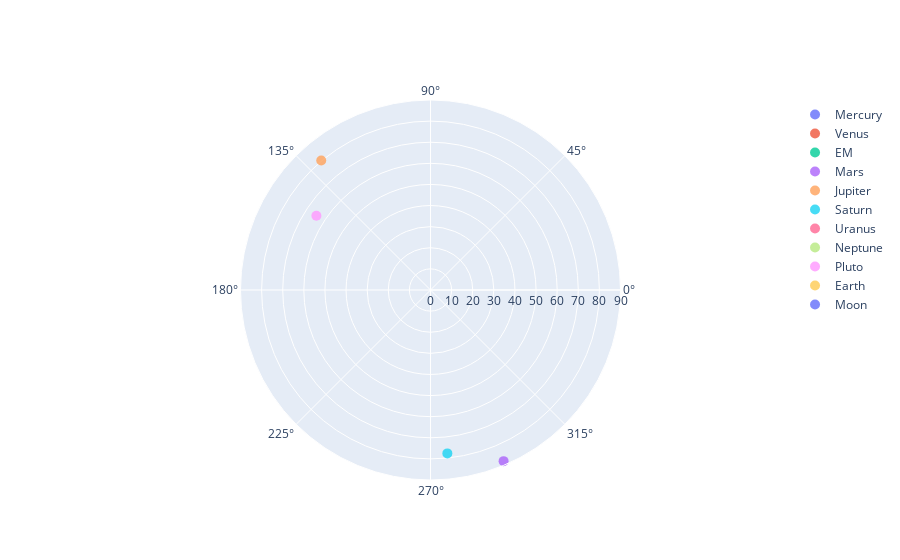

The notebook cell saved with this chart:
### Markdown cell above
Same time but a few different Places

### Code cell
# New York (EDT = UTC-4) , random date
ol.show_sky_view(system, 40.71273, -74.00602, '2008-06-01 4:13')

### Figure 1 — Plotly figure (JSON) as saved in the notebook; plotly's stock layout.template omitted (floating-point values rounded to 4 significant figures)
{"data": [{"customdata": ["2008-06-01T04:13:00"], "hovertemplate": "%{customdata}<br>z :%{r}<br>A:%{theta}", "marker": {"opacity": 0.8, "size": 10}, "mode": "markers", "name": "Mercury", "r": [114.4], "theta": [-20.93], "type": "scatterpolar"}, {"customdata": ["2008-06-01T04:13:00"], "hovertemplate": "%{customdata}<br>z :%{r}<br>A:%{theta}", "marker": {"opacity": 0.8, "size": 10}, "mode": "markers", "name": "Venus", "r": [117.1], "theta": [-8.996], "type": "scatterpolar"}, {"customdata": ["2008-06-01T04:13:00"], "hovertemplate": "%{customdata}<br>z :%{r}<br>A:%{theta}", "marker": {"opacity": 0.8, "size": 10}, "mode": "markers", "name": "EM", "r": [125.8], "theta": [32.64], "type": "scatterpolar"}, {"customdata": ["2008-06-01T04:13:00"], "hovertemplate": "%{customdata}<br>z :%{r}<br>A:%{theta}", "marker": {"opacity": 0.8, "size": 10}, "mode": "markers", "name": "Mars", "r": [88.16], "theta": [-66.87], "type": "scatterpolar"}, {"customdata": ["2008-06-01T04:13:00"], "hovertemplate": "%{customdata}<br>z :%{r}<br>A:%{theta}", "marker": {"opacity": 0.8, "size": 10}, "mode": "markers", "name": "Jupiter", "r": [80.26], "theta": [130.2], "type": "scatterpolar"}, {"customdata": ["2008-06-01T04:13:00"], "hovertemplate": "%{customdata}<br>z :%{r}<br>A:%{theta}", "marker": {"opacity": 0.8, "size": 10}, "mode": "markers", "name": "Saturn", "r": [77.81], "theta": [-84.11], "type": "scatterpolar"}, {"customdata": ["2008-06-01T04:13:00"], "hovertemplate": "%{customdata}<br>z :%{r}<br>A:%{theta}", "marker": {"opacity": 0.8, "size": 10}, "mode": "markers", "name": "Uranus", "r": [110.6], "theta": [76.66], "type": "scatterpolar"}, {"customdata": ["2008-06-01T04:13:00"], "hovertemplate": "%{customdata}<br>z :%{r}<br>A:%{theta}", "marker": {"opacity": 0.8, "size": 10}, "mode": "markers", "name": "Neptune", "r": [96.99], "theta": [102.2], "type": "scatterpolar"}, {"customdata": ["2008-06-01T04:13:00"], "hovertemplate": "%{customdata}<br>z :%{r}<br>A:%{theta}", "marker": {"opacity": 0.8, "size": 10}, "mode": "markers", "name": "Pluto", "r": [64.5], "theta": [146.9], "type": "scatterpolar"}, {"customdata": ["2008-06-01T04:13:00"], "hovertemplate": "%{customdata}<br>z :%{r}<br>A:%{theta}", "marker": {"opacity": 0.8, "size": 10}, "mode": "markers", "name": "Earth", "r": [null], "theta": [null], "type": "scatterpolar"}, {"customdata": ["2008-06-01T04:13:00"], "hovertemplate": "%{customdata}<br>z :%{r}<br>A:%{theta}", "marker": {"opacity": 0.8, "size": 10}, "mode": "markers", "name": "Moon", "r": [125.8], "theta": [32.64], "type": "scatterpolar"}], "layout": {"polar": {"radialaxis": {"range": [0, 90]}}}}
